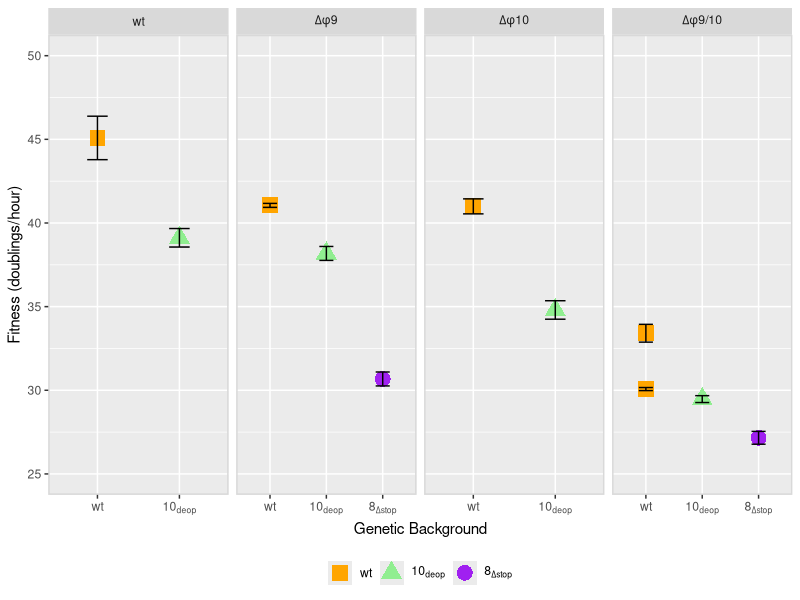
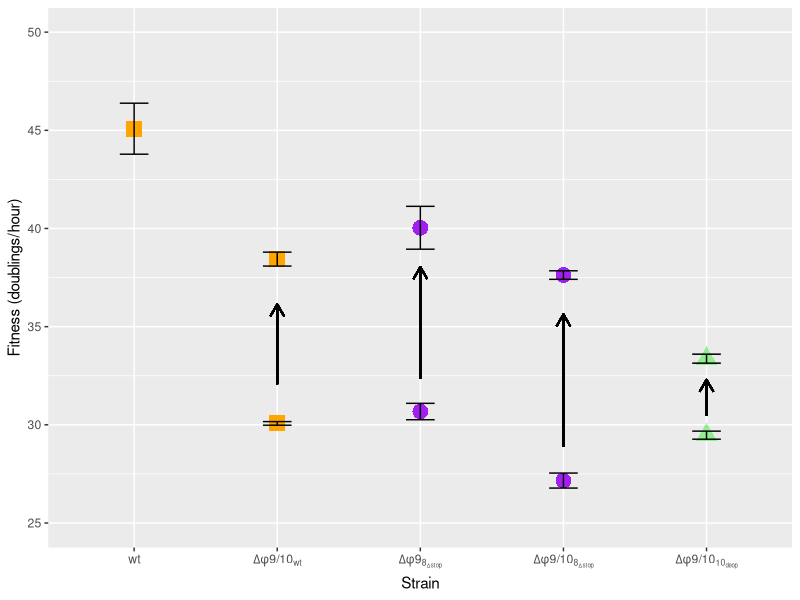

The R script that drew these images, in order:
library(tidyverse)
library(cowplot)
library(openxlsx)
library(stringr)

setwd("/Users/Matt/Desktop/Bull_Lab/T7Attenuation/Promoter")

fit <- read.xlsx("Fitness.xlsx")

fit$Background <- factor(fit$Background, 
                         levels=c('T7Hi', '10deop', '8st'))

fit$Knockout <- factor(fit$Knockout, 
                       levels=c('wt', 'phi9', 'phi10', 'phi910'), 
                       labels=c(
                         'wt' = 'wt',
                         'phi9' = expression(paste(Delta, phi, '9')),
                         'phi10' = expression(paste(Delta, phi, '10')),
                         'phi910' = expression(paste(Delta, phi, '9/10')))
                       )

fit$Line <- factor(fit$Line,
                   levels=c('T7Hi', '10deop', '910v2', '8st_9i2', '8st_910', '44_910'))

back_labs <- c(
  'T7Hi' = 'wt',
  '8st'=expression(paste('8'[Delta]['stop'])),
  '10deop'=expression(paste('10'['deop']))
)
back_colors <- c(
  'T7Hi' = "orange",
  '8st' = "purple",
  '10deop'='lightgreen'
)
back_shapes <- c(
  'T7Hi' = 15,
  '8st' = 16,
  '10deop'= 17
)
line_labs <- c(
  'T7Hi' = 'wt',
  '10deop' = '10deop',
  '910v2' = expression(paste(Delta, phi, '9/10'['wt'])),
  '8st_9i2' = expression(paste(Delta, phi, '9'['8'[Delta]['stop']])), 
  '8st_910' = expression(paste(Delta, phi, '9/10'['8'[Delta]['stop']])),
  '44_910' = expression(paste(Delta, phi, '9/10'['10'[deop]]))
)

# Initial fitness -- split by knockouts
init_fit_plot <- fit %>% filter(!grepl('evo', Strain)) %>% 
  ggplot(aes(x=Background, y=Fitness, group=Strain)) +
  stat_summary(aes(color=Background, shape=Background), geom="point", fun.y='mean', size=5) + 
  stat_summary(geom="errorbar", fun.data='mean_se', width=0.25) + 
  scale_x_discrete(labels=back_labs) + 
  scale_color_manual(labels=back_labs,
                     values=back_colors) + 
  scale_shape_manual(labels=back_labs,
                     values=back_shapes) +
  labs(x = 'Genetic Background', y="Fitness (doublings/hour)") +
  scale_y_continuous(limits=c(25, 50), breaks=c(25, 30, 35, 40, 45, 50)) +
  facet_wrap(~Knockout, labeller = label_parsed, scales='free_x', nrow=1) + 
  panel_border() + 
  theme(legend.position='bottom',
        legend.title=element_blank())

init_fit_plot
save_plot("fit_init.pdf", init_fit_plot, base_width=8)

# Plot fitnesses for evolved lines. 
evo_fit <- fit %>% filter(Line %in% c('910v2', '8st_9i2', '8st_910', '44_910') | Strain=='T7Hi') %>%
  ggplot(aes(x=Line, y=Fitness, group=Strain)) + 
  stat_summary(aes(color=Background, shape=Background), geom='point', fun.data='mean_se', size=5) + 
  stat_summary(geom='errorbar', fun.data='mean_se', width=0.2) +
  geom_segment(aes(x = 2, y = 32.0733, xend = 2, yend = 36.1367), arrow = arrow(length=unit(0.35, "cm")), size=0.6, color='black') + 
  geom_segment(aes(x = 3, y = 32.338, xend = 3, yend = 38.0375), arrow = arrow(length=unit(0.35, "cm")), size=0.6, color='black') + 
  geom_segment(aes(x = 4, y = 28.88, xend = 4, yend = 35.6275), arrow = arrow(length=unit(0.35, "cm")), size=0.6, color='black') + 
  geom_segment(aes(x = 5, y = 30.473, xend = 5, yend = 32.295), arrow = arrow(length=unit(0.35, "cm")), size=0.6, color='black') + 
  scale_x_discrete(labels=line_labs) +
  scale_color_manual(values=back_colors) + 
  scale_shape_manual(values=back_shapes) + 
  labs(x = 'Strain', y="Fitness (doublings/hour)") +
  scale_y_continuous(limits=c(25, 50), breaks=c(25, 30, 35, 40, 45, 50)) +
  theme(legend.position='none')
  
evo_fit
save_plot("fit_evo.pdf", evo_fit, base_height=6, base_width=6)
